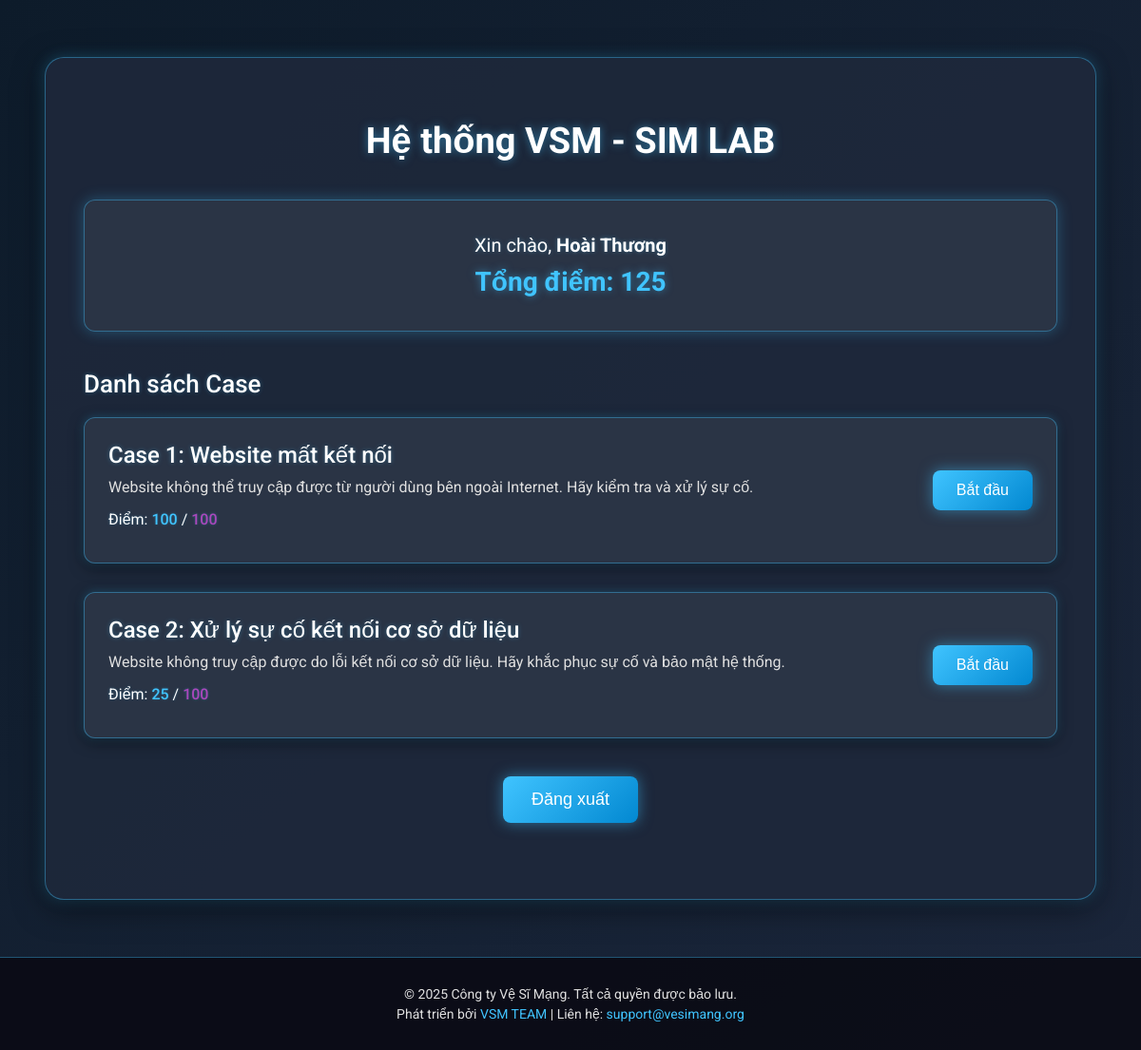
Page /dashboard.php (signed in) on the committed database.
### tables this page shows
CREATE TABLE `cases` (
  `id` int(11) NOT NULL,
  `case_name` varchar(100) NOT NULL,
  `case_description` text DEFAULT NULL,
  `case_url` varchar(255) NOT NULL,
  `max_score` int(11) NOT NULL
);

### dashboard.php (the view, shortened to what this page needs)
<?php
require_once 'db_connect.php';
$user_id = $_SESSION['user_id'];
$stmt = $pdo->query("SELECT * FROM cases");
$cases = $stmt->fetchAll(PDO::FETCH_ASSOC);
$user_scores = [];
$stmt = $pdo->prepare("SELECT case_id, score FROM user_case_scores WHERE user_id = ?");
$stmt->execute([$user_id]);
while ($row = $stmt->fetch(PDO::FETCH_ASSOC)) {
    $user_scores[$row['case_id']] = $row['score'];
}
?>
<!DOCTYPE html>
<html lang="vi">
<head>
    <link rel="stylesheet" href="/css/dashboard.css">
</head>
<body>
    <div class="dashboard-container">
        <h1>Hệ thống VSM - SIM LAB</h1>
        <div class="user-info">
            <p>Xin chào, <strong><?php echo htmlspecialchars($_SESSION['full_name']); ?></strong></p>
            <p class="score">Tổng điểm: <span id="scoreDisplay"><?php echo $_SESSION['score']; ?></span></p>
        </div>
        <h2>Danh sách Case</h2>
        <div class="case-list">
            <?php foreach ($cases as $case): ?>
                <div class="case-item">
                    <div>
                        <h3><?php echo htmlspecialchars($case['case_name']); ?></h3>
                        <p><?php echo htmlspecialchars($case['case_description']); ?></p>
                        <p class="case-score">
                            Điểm:
                            <span class="achieved-score"><?php echo isset($user_scores[$case['id']]) ? $user_scores[$case['id']] : 0; ?></span>
                            /
                            <span class="max-score"><?php echo $case['max_score']; ?></span>
                        </p>
                    </div>
                    <button onclick="window.location.href='<?php echo $case['case_url']; ?>'">Bắt đầu</button>
                </div>
            <?php endforeach; ?>
        </div>
        <button class="logout-btn" onclick="window.location.href='logout.php'">Đăng xuất</button>
    </div>
    <footer class="footer">
        <p>&copy; 2025 Công ty Vệ Sĩ Mạng. Tất cả quyền được bảo lưu.</p>
        <p>Phát triển bởi <a href="https://vesimang.org" target="_blank">VSM TEAM</a> | Liên hệ: <a href="mailto:support@vesimang.org">support@vesimang.org</a></p>
    </footer>
</body>
</html>

### css/dashboard.css (style rules this page uses)
body { margin: 0; padding: 0; min-height: 100vh; background: linear-gradient(135deg, #0d1b2a, #1b263b); font-family: 'Roboto', sans-serif; display: flex; flex-direction: column; position: relative; overflow-x: hidden; }
.dashboard-container { max-width: 1024px; width: 90%; margin: 60px auto; padding: 40px; background: rgba(30, 41, 59, 0.9); border-radius: 20px; box-shadow: 0 8px 32px rgba(0, 0, 0, 0.5), 0 0 15px rgba(64, 196, 255, 0.3); border: 1px solid rgba(64, 196, 255, 0.4); position: relative; z-index: 1; }
.dashboard-container h1 { text-align: center; color: #ffffff; font-size: 38px; font-weight: 700; margin-bottom: 40px; text-shadow: 0 0 10px rgba(64, 196, 255, 0.5); }
.user-info { margin-bottom: 40px; padding: 25px; background: rgba(45, 55, 72, 0.9); border-radius: 12px; text-align: center; border: 1px solid rgba(64, 196, 255, 0.4); box-shadow: 0 0 15px rgba(64, 196, 255, 0.3); }
.user-info p { margin: 10px 0; font-size: 20px; color: #ffffff; font-weight: 400; text-shadow: 0 0 5px rgba(64, 196, 255, 0.3); }
.user-info .score { font-size: 28px; font-weight: 700; color: #40c4ff; text-shadow: 0 0 8px rgba(64, 196, 255, 0.5); }
h2 { color: #ffffff; font-size: 26px; font-weight: 500; margin-bottom: 20px; text-shadow: 0 0 5px rgba(64, 196, 255, 0.3); }
.case-list { display: flex; flex-direction: column; gap: 30px; }
.case-item { padding: 25px; background: rgba(45, 55, 72, 0.9); border-radius: 12px; display: flex; justify-content: space-between; align-items: center; border: 1px solid rgba(64, 196, 255, 0.4); box-shadow: 0 4px 15px rgba(0, 0, 0, 0.5), 0 0 10px rgba(64, 196, 255, 0.3); transition: transform 0.3s ease, box-shadow 0.3s ease; gap: 30px; }
.case-item div { flex: 1; }
.case-item h3 { margin: 0; font-size: 24px; color: #ffffff; font-weight: 500; text-shadow: 0 0 5px rgba(64, 196, 255, 0.3); }
.case-item p { margin: 8px 0; color: #e0e0e0; font-size: 16px; font-weight: 400; line-height: 1.5; }
.case-item .case-score { margin-top: 10px; font-size: 16px; color: #ffffff; text-shadow: 0 0 3px rgba(64, 196, 255, 0.3); }
.case-item .achieved-score { color: #40c4ff; font-weight: 500; }
.case-item .max-score { color: #ab47bc; font-weight: 500; }
.case-item button { padding: 12px 25px; background: linear-gradient(135deg, #40c4ff, #0288d1); color: #ffffff; border: none; border-radius: 8px; cursor: pointer; font-size: 16px; font-weight: 500; transition: transform 0.2s ease, box-shadow 0.3s ease; box-shadow: 0 0 15px rgba(64, 196, 255, 0.5); flex-shrink: 0; }
.logout-btn { display: block; margin: 40px auto; padding: 14px 30px; background: linear-gradient(135deg, #40c4ff, #0288d1); color: #ffffff; border: none; border-radius: 8px; cursor: pointer; font-size: 18px; font-weight: 500; transition: transform 0.2s ease, box-shadow 0.3s ease; box-shadow: 0 0 15px rgba(64, 196, 255, 0.5); }
.footer { margin-top: auto; padding: 25px 0; background: rgba(10, 10, 20, 0.9); color: #e0e0e0; text-align: center; border-top: 1px solid rgba(64, 196, 255, 0.4); position: relative; z-index: 1; }
.footer p { margin: 5px 0; font-size: 14px; }
.footer a { color: #40c4ff; text-decoration: none; transition: color 0.3s ease, text-shadow 0.3s ease; }

### rows in the picture
cases: case_name "Case 1: Website mất kết nối", case_description "Website không thể truy cập được từ người dùng bên ngoài Internet. Hãy kiểm tra và xử lý sự cố.", id "100", max_score "100"
cases: case_name "Case 2: Xử lý sự cố kết nối cơ sở dữ liệu", case_description "Website không truy cập được do lỗi kết nối cơ sở dữ liệu. Hãy khắc phục sự cố và bảo mật hệ thống.", id "25", max_score "100"

### other values in the picture
$_SESSION['full_name'] "Hoài Thương"
$_SESSION['score'] "125"
